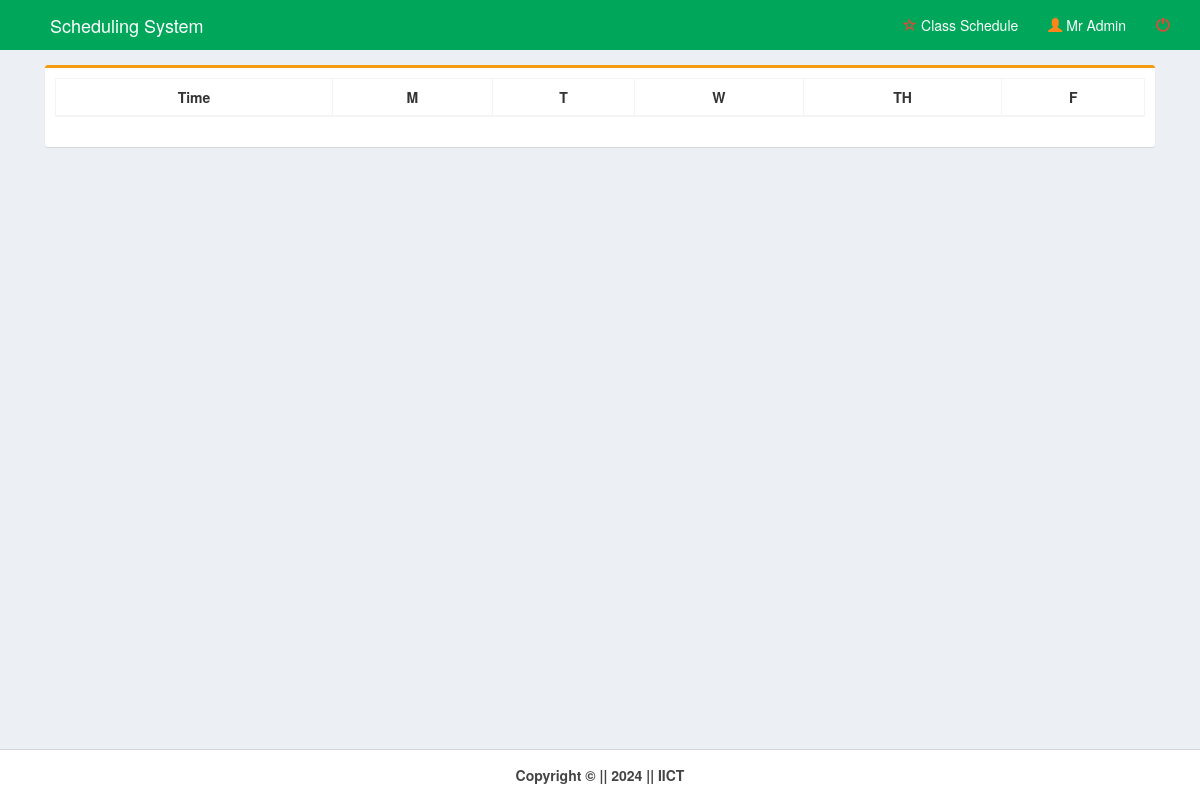
Page /pages/faculty_home.php (signed in) on the earlier database version.
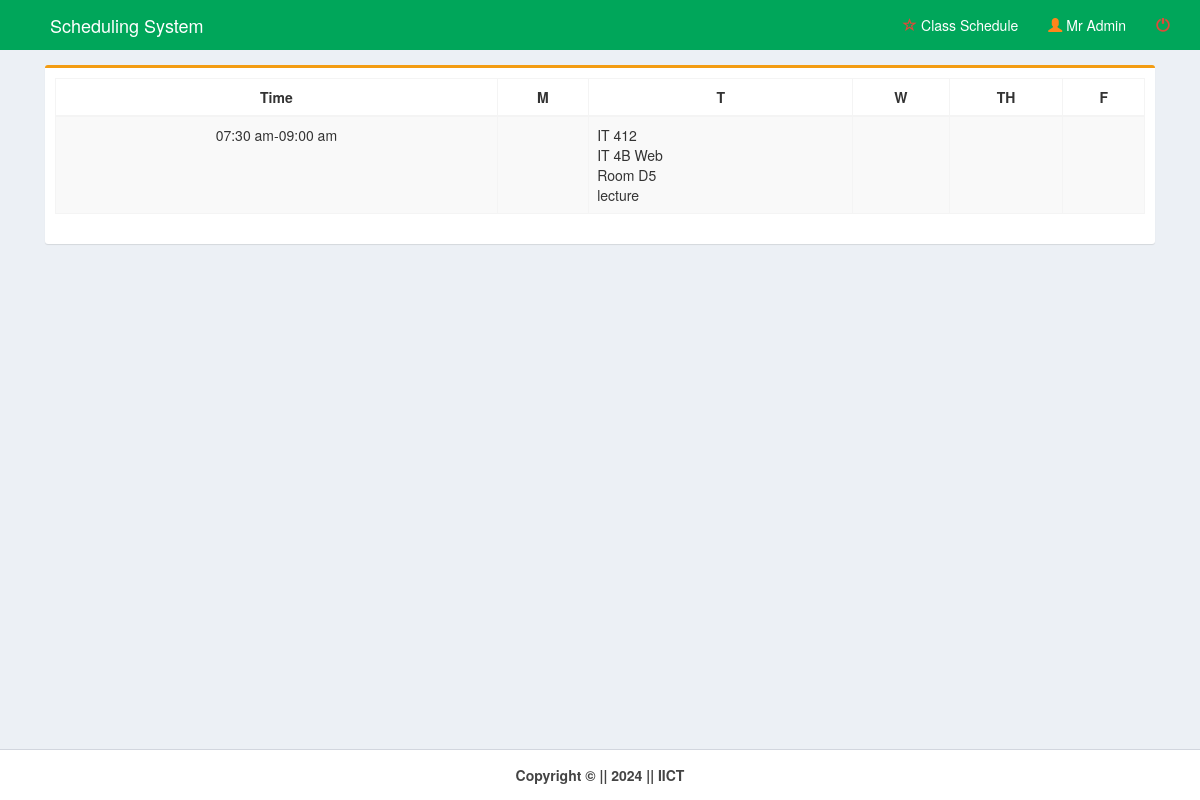
Same page on the later database version.
### tables this page shows
CREATE TABLE `time` (
  `time_id` int(11) NOT NULL,
  `time_start` time NOT NULL,
  `time_end` time NOT NULL,
  `days` varchar(15) NOT NULL
);

CREATE TABLE `schedule` (
  `sched_id` int(11) NOT NULL,
  `time_id` int(1) NOT NULL,
  `day` varchar(50) NOT NULL,
  `member_id` int(11) NOT NULL,
  `subject_code` varchar(50) NOT NULL,
  `cys` varchar(15) NOT NULL,
  `room` varchar(15) NOT NULL,
  `remarks` varchar(50) NOT NULL,
  `settings_id` int(11) NOT NULL,
  `encoded_by` varchar(10) NOT NULL
);

### pages/faculty_home.php (the view, shortened to what this page needs)
<!DOCTYPE html>
<html>
<head>
    <link rel="stylesheet" href="../bootstrap/css/bootstrap.min.css">
    <link rel="stylesheet" href="../plugins/datatables/dataTables.bootstrap.css">
    <link rel="stylesheet" href="../dist/css/AdminLTE.min.css">
    <link rel="stylesheet" href="../plugins/select2/select2.min.css">
    <link rel="stylesheet" href="../dist/css/skins/_all-skins.min.css">
</head>
<body class="hold-transition skin-green layout-top-nav" onload="myFunction()">
    <div class="wrapper">
        <?php include('../dist/includes/header_faculty.php'); ?>
        <div class="content-wrapper">
            <div class="container">
                <section class="content">
                    <div class="row">
                        <div class="col-md-12">
                            <div class="box box-warning">
                                <form method="post" id="reg-form">
                                    <div class="box-body">
                                        <div class="row">
                                            <div class="col-md-12">
                                                <table class="table table-bordered table-striped table-hover">
                                                    <thead>
                                                        <tr>
                                                            <th class="text-center">Time</th>
                                                            <th class="text-center">M</th>
                                                            <th class="text-center">T</th>
                                                            <th class="text-center">W</th>
                                                            <th class="text-center">TH</th>
                                                            <th class="text-center">F</th>
                                                        </tr>
                                                    </thead>
                                                    <tbody>
                                                        <?php
                                                        include('../dist/includes/dbcon.php');
                                                        $member = $_SESSION['id'];
                                                        $sid = $_SESSION['settings'];
                                                        $query = mysqli_query($con, "SELECT * FROM time WHERE days='mtwthf' ORDER BY time_start") or die(mysqli_error($con));
                                                        while ($row = mysqli_fetch_array($query)) {
                                                            $id = $row['time_id'];
                                                            $start = date("h:i a", strtotime($row['time_start']));
                                                            $end = date("h:i a", strtotime($row['time_end']));
                                                            $hasSchedule = false;
                                                            $days = ['m', 't', 'w', 'th', 'f'];
                                                            $schedules = [];
                                                            foreach ($days as $day) {
                                                                $query1 = mysqli_query($con, "SELECT * FROM schedule NATURAL JOIN member WHERE day='$day' AND schedule.member_id='$member' AND time_id='$id' AND settings_id='$sid'") or die(mysqli_error($con));
                                                                if ($row1 = mysqli_fetch_array($query1)) {
                                                                    $schedules[$day] = $row1['subject_code'] . "<br>" . $row1['cys'] . "<br>" . "Room " . $row1['room'] . "<br>" . $row1['remarks'];
                                                                    $hasSchedule = true;
                                                                } else {
                                                                    $schedules[$day] = '';
                                                                }
                                                            }
                                                            if ($hasSchedule) {
                                                        ?>
                                                                <tr>
                                                                    <td class="text-center"><?php echo $start . "-" . $end; ?>
                                                                    </td>
                                                                    <td><?php echo $schedules['m']; ?></td>
                                                                    <td><?php echo $schedules['t']; ?></td>
                                                                    <td><?php echo $schedules['w']; ?></td>
                                                                    <td><?php echo $schedules['th']; ?></td>
                                                                    <td><?php echo $schedules['f']; ?></td>
                                                                </tr>
                                                        <?php
                                                            }
                                                        }
                                                        ?>
                                                    </tbody>
                                                </table>
                                            </div>
                                        </div>
                                    </div>
                                </form>
                            </div>
                        </div>
                    </div>
                </section>
            </div>
        </div>
        <?php include('../dist/includes/footer.php'); ?>
    </div>
</body>
</html>

### dist/includes/header_faculty.php (shortened to what this page needs)
<header class="main-header">
    <nav class="navbar navbar-static-top">
        <div class="container">
            <div class="navbar-header" style="padding-left:20px">
                <a href="faculty_home.php" class="navbar-brand">
                    Scheduling System
                </a>
            </div>
            <div class="collapse navbar-collapse" id="navbar-collapse">
                <ul class="nav navbar-nav navbar-right">
                    <li>
                        <a href="faculty_home.php" style="color:#fff;">
                            <i class="glyphicon glyphicon-star-empty text-red"></i> Class Schedule
                        </a>
                    </li>
                    <li>
                        <a href="profile.php?showModal=true" class="dropdown-toggle">
                            <i class="glyphicon glyphicon-user text-orange"></i>
                            <?php echo $_SESSION['name']; ?>
                        </a>
                    </li>
                    <li>
                        <a href="logout.php" class="dropdown-toggle"
                            onclick="return confirm('Are you sure you want to logout?')">
                            <i class="glyphicon glyphicon-off text-red"></i>
                        </a>
                    </li>
                </ul>
            </div>
        </div>
    </nav>
</header>

### dist/includes/footer.php
<footer class="main-footer" style="text-align:center">
        <strong>Copyright &copy; || 2024 </strong><strong> || IICT</strong>
</footer>

Differences in the rows shown:
added time: time_start "07:30 am", time_end "09:00 am", schedule.subject_code "IT 412", schedule.cys "IT 4B Web", schedule.room "D5", schedule.remarks "lecture"
